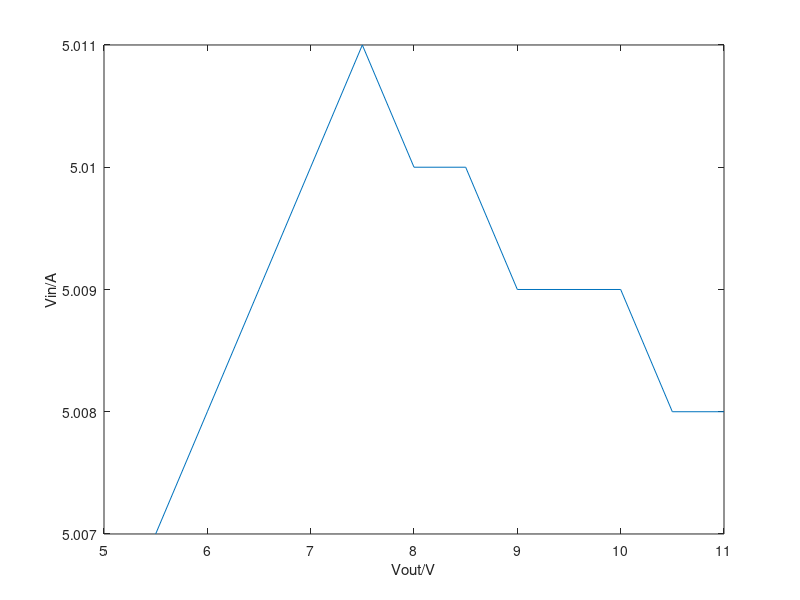
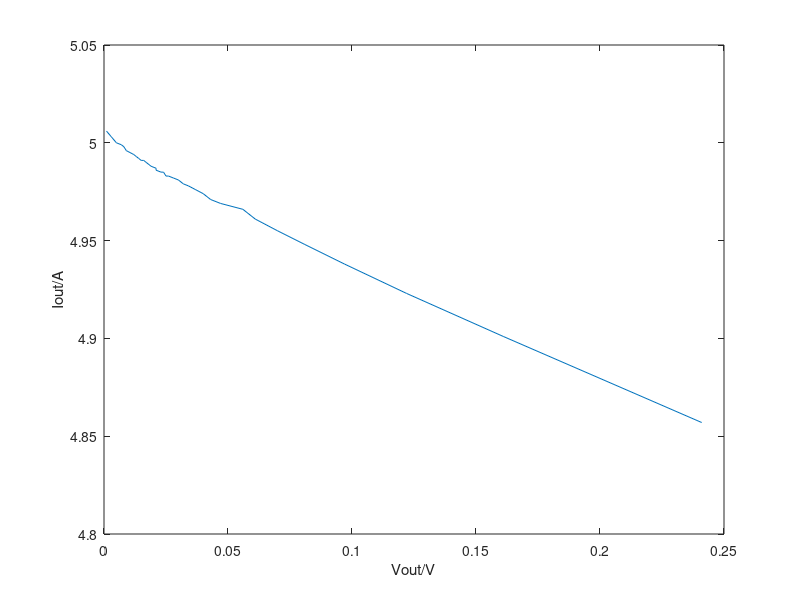

Reproduce these figures in MATLAB, in order.
clc 
close all
clear all

Iout=[0.241,0.161,0.122,0.097,0.081,0.07,0.061,0.056,0.047,0.043,0.04,0.037,0.034,0.032,0.03,0.028,0.026,0.025,0.024,0.023,0.021,0.021,0.019,0.017,0.016,0.015,0.014,0.013,0.012,0.009,0.008,0.007,0.005,0.003,0.001];
Vout1=[4.857,4.901,4.923,4.938,4.948,4.955,4.961,4.966,4.969,4.971,4.974,4.976,4.978,4.979,4.981,4.982,4.983,4.983,4.985,4.985,4.986,4.987,4.988,4.99,4.991,4.991,4.992,4.993,4.994,4.996,4.998,4.999,5,5.003,5.006];

Vin=[5.5,6,6.5,7,7.5,8,8.5,9,9.5,10,10.5,11];
Vout2=[5.007,5.008,5.009,5.01,5.011,5.01,5.01,5.009,5.009,5.009,5.008,5.008];

figure
plot(Vin,Vout2)
xlabel('Vout/V')
ylabel('Vin/A')

figure
plot(Iout,Vout1)
xlabel('Vout/V')
ylabel('Iout/A')